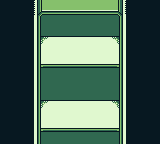

Tiled map render using the project's own tile images. Description and the whole map definition, tile-layer contents included, below:
An orthogonal 10x9 tile map with 16x16 px tiles, 1 tile layer (Tile Layer 1).

<map version="1.4" tiledversion="1.4.3" orientation="orthogonal" renderorder="right-down" width="10" height="9" tilewidth="16" tileheight="16" infinite="0" nextlayerid="2" nextobjectid="1">
 <tileset firstgid="1" name="shelf" tilewidth="16" tileheight="16" tilecount="25" columns="5">
  <image source="shelf.png" width="80" height="80" />
 </tileset>
 <layer id="1" name="Tile Layer 1" width="10" height="9">
  <data encoding="csv">
4,4,6,7,7,7,7,8,4,4,
4,4,21,22,22,22,22,23,4,4,
4,4,11,12,12,12,12,13,4,4,
4,4,14,15,15,15,15,2147483662,4,4,
4,4,16,17,17,17,17,18,4,4,
4,4,21,22,22,22,22,2147483669,4,4,
4,4,11,12,12,12,12,13,4,4,
4,4,14,15,15,15,15,2147483662,4,4,
4,4,16,17,17,17,17,18,4,4
</data>
 </layer>
</map>
